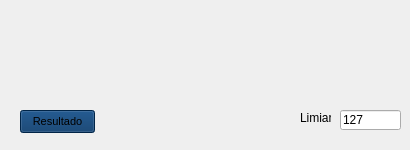
<?xml version="1.0" encoding="UTF-8"?>
<ui version="4.0">
 <class>Form</class>
 <widget class="QWidget" name="Form">
  <property name="geometry">
   <rect>
    <x>0</x>
    <y>0</y>
    <width>410</width>
    <height>150</height>
   </rect>
  </property>
  <property name="minimumSize">
   <size>
    <width>410</width>
    <height>150</height>
   </size>
  </property>
  <property name="maximumSize">
   <size>
    <width>420</width>
    <height>180</height>
   </size>
  </property>
  <property name="windowTitle">
   <string>Form</string>
  </property>
  <property name="styleSheet">
   <string notr="true"/>
  </property>
  <widget class="QPushButton" name="pushButton">
   <property name="geometry">
    <rect>
     <x>20</x>
     <y>110</y>
     <width>75</width>
     <height>23</height>
    </rect>
   </property>
   <property name="font">
    <font>
     <family>MS Shell Dlg 2</family>
     <pointsize>8</pointsize>
     <weight>9</weight>
     <italic>false</italic>
     <bold>false</bold>
    </font>
   </property>
   <property name="autoFillBackground">
    <bool>false</bool>
   </property>
   <property name="styleSheet">
    <string notr="true">background-color: rgb(0, 50, 100);
font: 75 8pt &quot;MS Shell Dlg 2&quot;;</string>
   </property>
   <property name="text">
    <string>Resultado</string>
   </property>
  </widget>
  <widget class="QLineEdit" name="lineEdit_limiar">
   <property name="geometry">
    <rect>
     <x>340</x>
     <y>110</y>
     <width>61</width>
     <height>20</height>
    </rect>
   </property>
   <property name="text">
    <string>127</string>
   </property>
  </widget>
  <widget class="QLabel" name="label_2">
   <property name="geometry">
    <rect>
     <x>300</x>
     <y>110</y>
     <width>31</width>
     <height>16</height>
    </rect>
   </property>
   <property name="text">
    <string>Limiar:</string>
   </property>
  </widget>
 </widget>
 <resources/>
 <connections/>
</ui>
